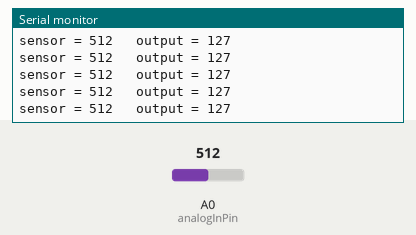
The sketch below on a simulated Arduino Uno, built with avr-gcc and run on an emulated ATmega328P. On the bench: the last lines printed to the serial monitor. Inputs (shaded band) come from the test bench; at power-on: A0 (analogInPin) = 512.

Above: at 1.2 s.
1.3 s: A0 (analogInPin) set to 415
At 2.4 s:
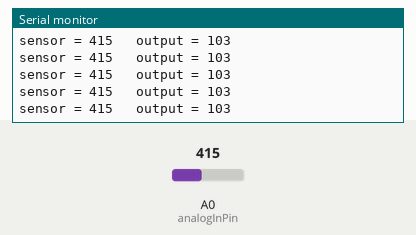
4.3 s: A0 (analogInPin) set to 383
At 5.4 s:
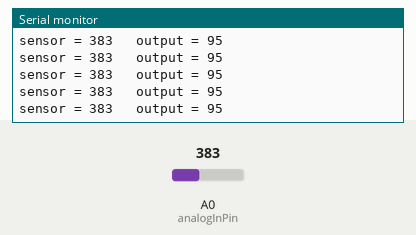
19.3 s: A0 (analogInPin) set to 991
At 20.0 s:
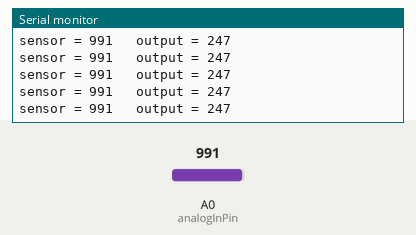
20.8 s: A0 (analogInPin) set to 1007
At 21.9 s:
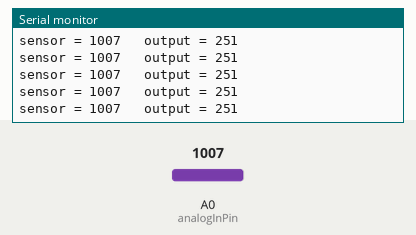
Timing chart, 0 to 23.3 s (numbered marks = the images above; inputs shaded):
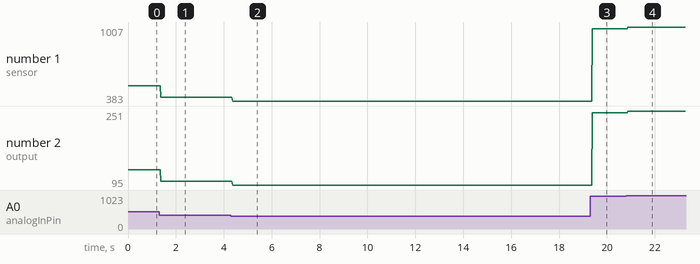

Measured:
- after the input at 1.3 s, the serial monitor: prints a new line after 0.07 s (image 1)
- after the input at 4.3 s, the serial monitor: prints a new line after 0.07 s (image 2)
- after the input at 19.3 s, the serial monitor: prints a new line after 0.09 s (image 3)
- after the input at 20.8 s, the serial monitor: prints a new line after 0.08 s (image 4)
- plotted number 1: 512 → 415 after the input at 1.3 s, 415 → 383 after the input at 4.3 s, 383 → 991 after the input at 19.3 s, 991 → 1007 after the input at 20.8 s
- plotted number 2: 127 → 103 after the input at 1.3 s, 103 → 95 after the input at 4.3 s, 95 → 247 after the input at 19.3 s, 247 → 251 after the input at 20.8 s

The sketch:

first_program_A0_read.ino
```cpp
#include <LiquidCrystal.h>
// initialize the library with the numbers of the interface pins
// LiquidCrystal lcd(5, 4);--------------------------------------------------------1
// These constants won't change. They're used to give names


const int analogInPin = A0;  // Analog input pin that the potentiometer is attached to
//const int analogOutPin = 9; // Analog output pin that the LED is attached to

int sensorValue = 0;        // value read from the pot
int outputValue = 0;        // value output to the PWM (analog out)

void setup() {
  // initialize serial communications at 9600 bps:
 // lcd.begin(16, 2);----------------------------------------------------------------2
  Serial.begin(9600);
}

void loop() {
  // read the analog in value:
  sensorValue = analogRead(analogInPin);
  // map it to the range of the analog out:
  outputValue = map(sensorValue, 0, 1023, 0, 255);
  // change the analog out value:
//analogWrite(analogOutPin, outputValue);
  // print the results to the Serial Monitor:
  Serial.print("sensor = ");
  Serial.print(sensorValue);
  Serial.print("\t output = ");
  Serial.println(outputValue); // Prints and move the cursor to the new line. That's the only difference between serial.println and print
  // wait 2 milliseconds before the next loop for the analog-to-digital
  // converter to settle after the last reading:
  delay(2);
}


/* The following program is for LCD display of the sensor value which is converted after ADC *
 *
lcd.clear();
lcd.print("Soil Moisture:");// print the results to the LCD Display:
sensorValue = analogRead(analogInPin);// read the analog in value:
lcd.setCursor(0, 1);
lcd.print(sensorValue);
// wait 300 milliseconds before the next loop for the
//analog-to-digital converter to settle after the last reading:
delay(300);

lcd.clear();
lcd.print("ADC value:");// print the results to the LCD Display:
sensorValue = analogRead(analogInPin);// read the analog in value:
lcd.setCursor(0, 1);
lcd.print(outputValue);
*/
```
